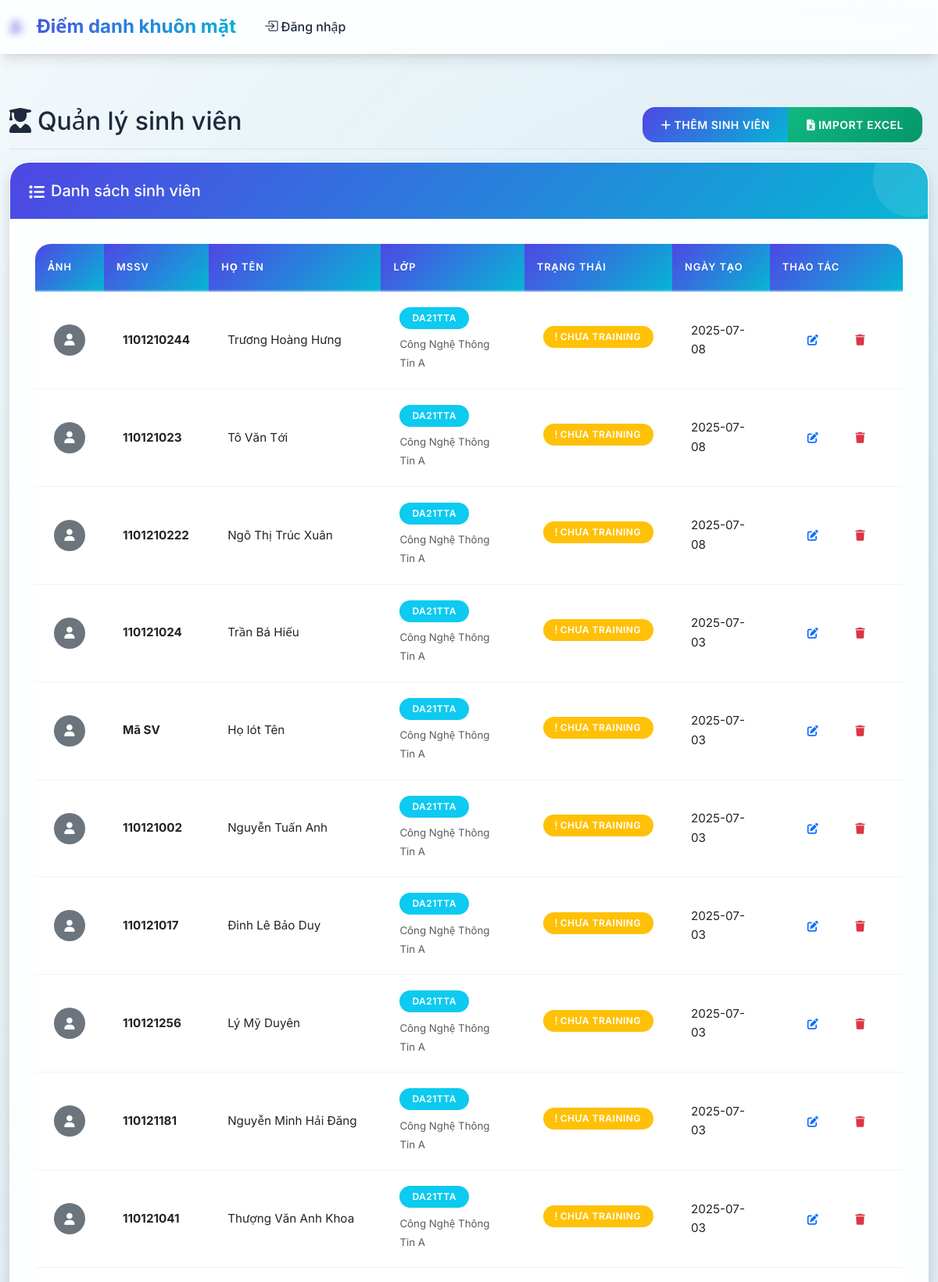
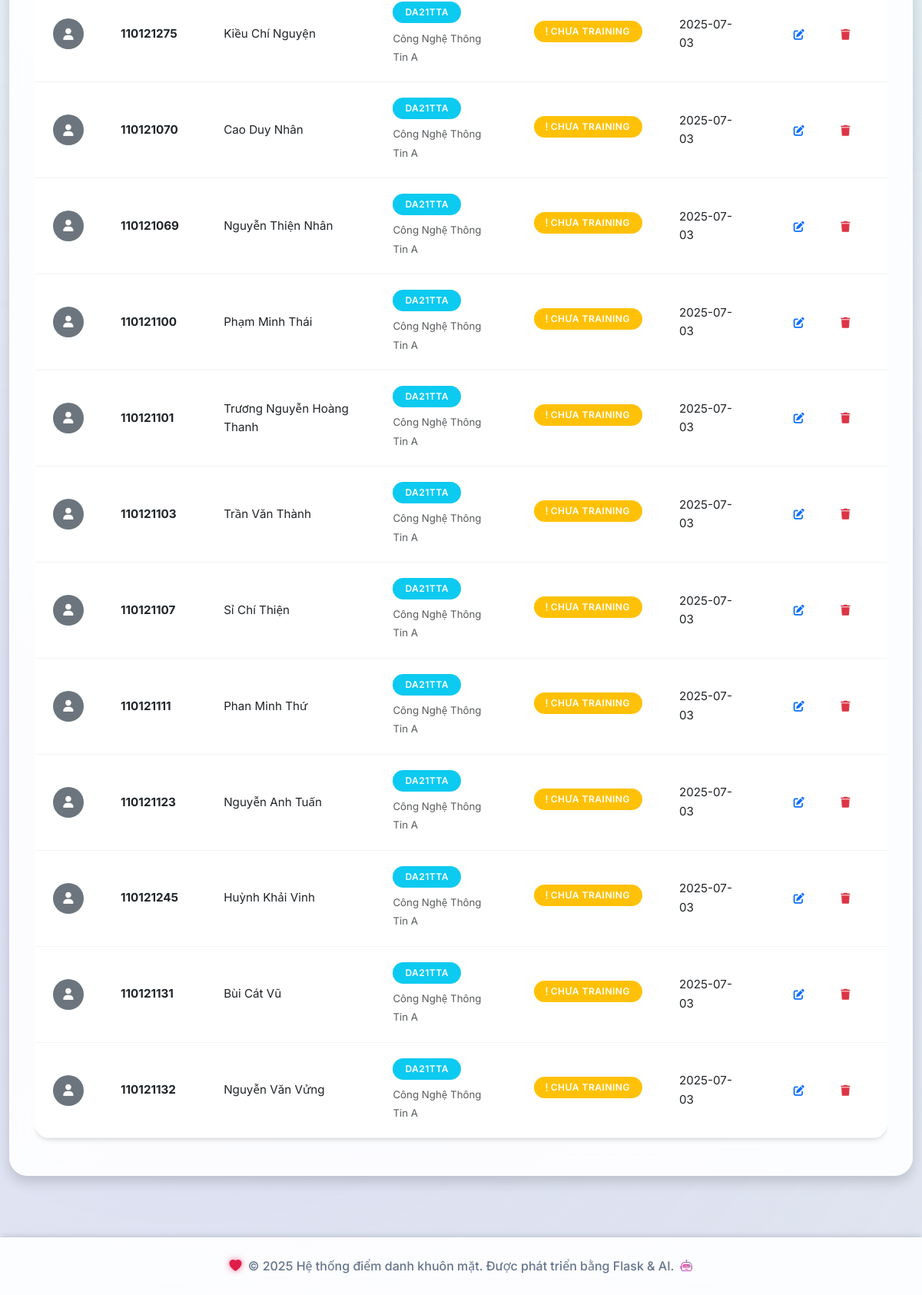
The page /students/ on the database its author committed (2 pictures, top to bottom).
### tables this page shows
CREATE TABLE students (
            id INTEGER PRIMARY KEY AUTOINCREMENT,
            student_id TEXT UNIQUE NOT NULL,
            full_name TEXT NOT NULL,
            class_id INTEGER NOT NULL,
            photo_path TEXT,
            face_encoding TEXT,
            created_at TIMESTAMP DEFAULT CURRENT_TIMESTAMP,
            FOREIGN KEY (class_id) REFERENCES classes (id)
        );

CREATE TABLE classes (
            id INTEGER PRIMARY KEY AUTOINCREMENT,
            class_code TEXT UNIQUE NOT NULL,
            class_name TEXT NOT NULL,
            description TEXT,
            created_at TIMESTAMP DEFAULT CURRENT_TIMESTAMP
        );

### routes/students.py (the view)
@students_bp.route('/')
def list_students():
    conn = get_db_connection()
    class_id = request.args.get('class_id', type=int)
    class_info = None
    if class_id:
        students = conn.execute('''
            SELECT s.*, c.class_name, c.class_code
            FROM students s
            JOIN classes c ON s.class_id = c.id
            WHERE s.class_id = ?
            ORDER BY s.created_at DESC
        ''', (class_id,)).fetchall()
        class_info = conn.execute('SELECT * FROM classes WHERE id = ?', (class_id,)).fetchone()
    else:
        students = conn.execute('''
            SELECT s.*, c.class_name, c.class_code
            FROM students s
            JOIN classes c ON s.class_id = c.id
            ORDER BY s.created_at DESC
        ''').fetchall()
    conn.close()
    return render_template('students/list.html', students=students, class_info=class_info)

### models/database.py (called while the page is built)
def get_db_connection():
    conn = sqlite3.connect(DATABASE_PATH)
    conn.row_factory = sqlite3.Row
    return conn

### templates/students/list.html (shortened to what this page needs)
{% extends "base.html" %} {% block title %}Danh sách sinh viên{% endblock %} {% block content %}
<div class="d-flex justify-content-between flex-wrap flex-md-nowrap align-items-center pt-3 pb-2 mb-3 border-bottom">
  <h1 class="h2"><i class="fas fa-user-graduate me-2"></i>Quản lý sinh viên</h1>
  <div class="btn-toolbar mb-2 mb-md-0">
    <div class="btn-group me-2">
      <a href="{{ url_for('students.add_student') }}" class="btn btn-primary"> <i class="fas fa-plus me-1"></i>Thêm sinh viên </a>
      <a href="{{ url_for('students.import_excel') }}" class="btn btn-success"> <i class="fas fa-file-excel me-1"></i>Import Excel </a>
    </div>
  </div>
</div>
<div class="row">
  <div class="col-12">
    <div class="card shadow">
      <div class="card-header">
        <h5 class="mb-0"><i class="fas fa-list me-2"></i>Danh sách sinh viên</h5>
      </div>
      <div class="card-body">
        {% if students %}
        <div class="table-responsive">
          <table class="table table-hover">
            <thead>
              <tr>
                <th>Ảnh</th>
                <th>MSSV</th>
                <th>Họ tên</th>
                <th>Lớp</th>
                <th>Trạng thái</th>
                <th>Ngày tạo</th>
                <th>Thao tác</th>
              </tr>
            </thead>
            <tbody>
              {% for student in students %}
              <tr>
                <td>
                  {% if student.photo_path %}
                  <img src="{{ url_for('static', filename='../uploads/' + student.photo_path.split('/')[-1]) }}" alt="Avatar" class="rounded-circle" width="40" height="40" style="object-fit: cover" />
                  {% else %}
                  <div class="bg-secondary rounded-circle d-flex align-items-center justify-content-center" style="width: 40px; height: 40px">
                    <i class="fas fa-user text-white"></i>
                  </div>
                  {% endif %}
                </td>
                <td><strong>{{ student.student_id }}</strong></td>
                <td>{{ student.full_name }}</td>
                <td>
                  <span class="badge bg-info">{{ student.class_code }}</span>
                  <br /><small class="text-muted">{{ student.class_name }}</small>
                </td>
                <td>
                  {% if student.face_encoding %}
                  <span class="badge bg-success"> <i class="fas fa-check me-1"></i>Đã training </span>
                  {% else %}
                  <span class="badge bg-warning"> <i class="fas fa-exclamation me-1"></i>Chưa training </span>
                  {% endif %}
                </td>
                <td>{{ student.created_at.split(' ')[0] if student.created_at else '-' }}</td>
                <td>
                  <div class="btn-group btn-group-sm" role="group">
                    <a href="{{ url_for('students.edit_student', student_id=student.id) }}" class="btn btn-outline-primary" title="Sửa">
                      <i class="fas fa-edit"></i>
                    </a>
                    <button type="button" class="btn btn-outline-danger" onclick="deleteStudent({{ student.id }}, `{{ student.full_name|replace('`', '\\`') }}`)" title="Xóa">
                      <i class="fas fa-trash"></i>
                    </button>
                  </div>
                </td>
              </tr>
              {% endfor %}
            </tbody>
          </table>
        </div>
        {% endif %}
      </div>
    </div>
  </div>
</div>
{% endblock %}

### rows shown on the page
students: student_id "1101210244", full_name "Trương Hoàng Hưng", class_code "DA21TTA", class_name "Công Nghệ Thông Tin A", created_at "2025-07-08"
students: student_id "110121023", full_name "Tô Văn Tới", class_code "DA21TTA", class_name "Công Nghệ Thông Tin A", created_at "2025-07-08"
students: student_id "1101210222", full_name "Ngô Thị Trúc Xuân", class_code "DA21TTA", class_name "Công Nghệ Thông Tin A", created_at "2025-07-08"
students: student_id "110121024", full_name "Trần Bá Hiếu", class_code "DA21TTA", class_name "Công Nghệ Thông Tin A", created_at "2025-07-03"
students: student_id "Mã SV", full_name "Họ lót Tên", class_code "DA21TTA", class_name "Công Nghệ Thông Tin A", created_at "2025-07-03"
students: student_id "110121002", full_name "Nguyễn Tuấn Anh", class_code "DA21TTA", class_name "Công Nghệ Thông Tin A", created_at "2025-07-03"
students: student_id "110121017", full_name "Đinh Lê Bảo Duy", class_code "DA21TTA", class_name "Công Nghệ Thông Tin A", created_at "2025-07-03"
students: student_id "110121256", full_name "Lý Mỹ Duyên", class_code "DA21TTA", class_name "Công Nghệ Thông Tin A", created_at "2025-07-03"
students: student_id "110121181", full_name "Nguyễn Minh Hải Đăng", class_code "DA21TTA", class_name "Công Nghệ Thông Tin A", created_at "2025-07-03"
students: student_id "110121041", full_name "Thượng Văn Anh Khoa", class_code "DA21TTA", class_name "Công Nghệ Thông Tin A", created_at "2025-07-03"
students: student_id "110121275", full_name "Kiều Chí Nguyện", class_code "DA21TTA", class_name "Công Nghệ Thông Tin A", created_at "2025-07-03"
students: student_id "110121070", full_name "Cao Duy Nhân", class_code "DA21TTA", class_name "Công Nghệ Thông Tin A", created_at "2025-07-03"
students: student_id "110121069", full_name "Nguyễn Thiện Nhân", class_code "DA21TTA", class_name "Công Nghệ Thông Tin A", created_at "2025-07-03"
students: student_id "110121100", full_name "Phạm Minh Thái", class_code "DA21TTA", class_name "Công Nghệ Thông Tin A", created_at "2025-07-03"
students: student_id "110121101", full_name "Trương Nguyễn Hoàng Thanh", class_code "DA21TTA", class_name "Công Nghệ Thông Tin A", created_at "2025-07-03"
students: student_id "110121103", full_name "Trần Văn Thành", class_code "DA21TTA", class_name "Công Nghệ Thông Tin A", created_at "2025-07-03"
students: student_id "110121107", full_name "Sỉ Chí Thiện", class_code "DA21TTA", class_name "Công Nghệ Thông Tin A", created_at "2025-07-03"
students: student_id "110121111", full_name "Phan Minh Thứ", class_code "DA21TTA", class_name "Công Nghệ Thông Tin A", created_at "2025-07-03"
students: student_id "110121123", full_name "Nguyễn Anh Tuấn", class_code "DA21TTA", class_name "Công Nghệ Thông Tin A", created_at "2025-07-03"
students: student_id "110121245", full_name "Huỳnh Khải Vinh", class_code "DA21TTA", class_name "Công Nghệ Thông Tin A", created_at "2025-07-03"
students: student_id "110121131", full_name "Bùi Cát Vũ", class_code "DA21TTA", class_name "Công Nghệ Thông Tin A", created_at "2025-07-03"
students: student_id "110121132", full_name "Nguyễn Văn Vửng", class_code "DA21TTA", class_name "Công Nghệ Thông Tin A", created_at "2025-07-03"
